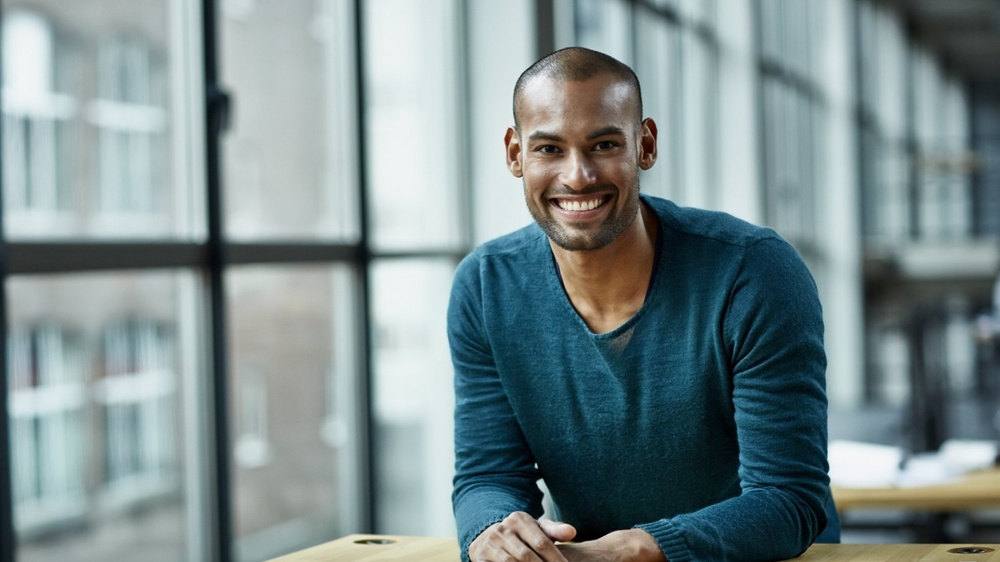
#> input picture python-opencv version/original-image.jpg, 1000 x 562 px, shrunk from 1920 x 1080 before the run
$ python main.py
#> lines starting #> are read from the running program, lines starting #| are printed output that depends on the picture; after the words box and inside, x2 and y2 are one past the last pixel; in counts of white or black regions, pixels touching at a corner belong together
import cv2
import numpy as np

# Parameters
BLUR = 21

# Lower threshold
CANNY_THRESH_1 = 10

# Upper threshold
CANNY_THRESH_2 = 100

# Dilation adds pixels to the boundaries of objects in image
MASK_DILATE_ITER = 1

# Erosion removes pixels on the boundaries of objects in image
MASK_ERODE_ITER = 3

# Read image
img = cv2.imread('original-image.jpg')
#> img is the input picture: shape (562, 1000, 3); mean B, G, R 142.5, 140.9, 124
gray = cv2.cvtColor(img, cv2.COLOR_BGR2GRAY)
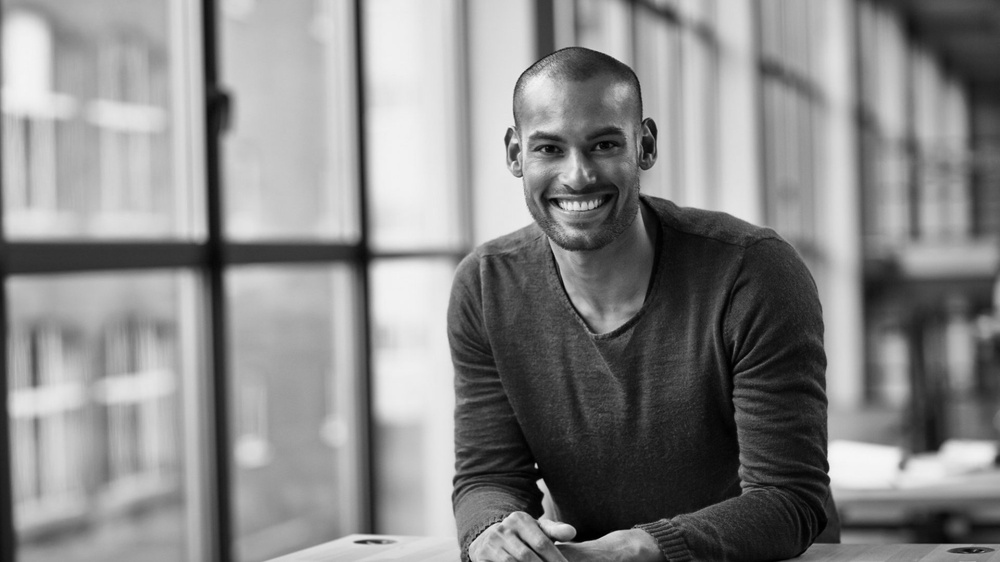
#> gray: shape (562, 1000); min 0, max 247, mean 136

# Edge detection
edges = cv2.Canny(gray, CANNY_THRESH_1, CANNY_THRESH_2)
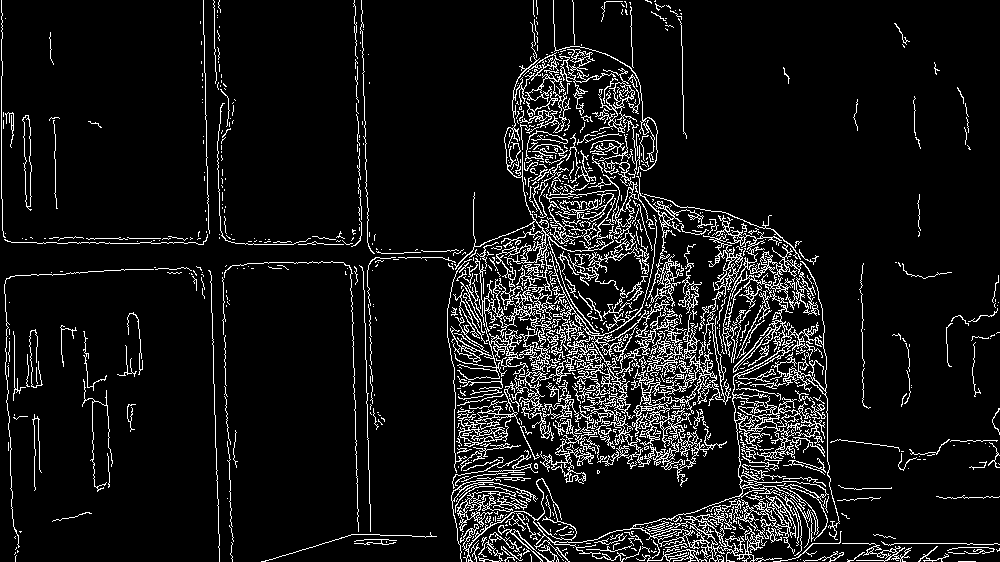
#> edges: shape (562, 1000); 8.7% white in thin lines or dots
edges = cv2.dilate(edges, None)
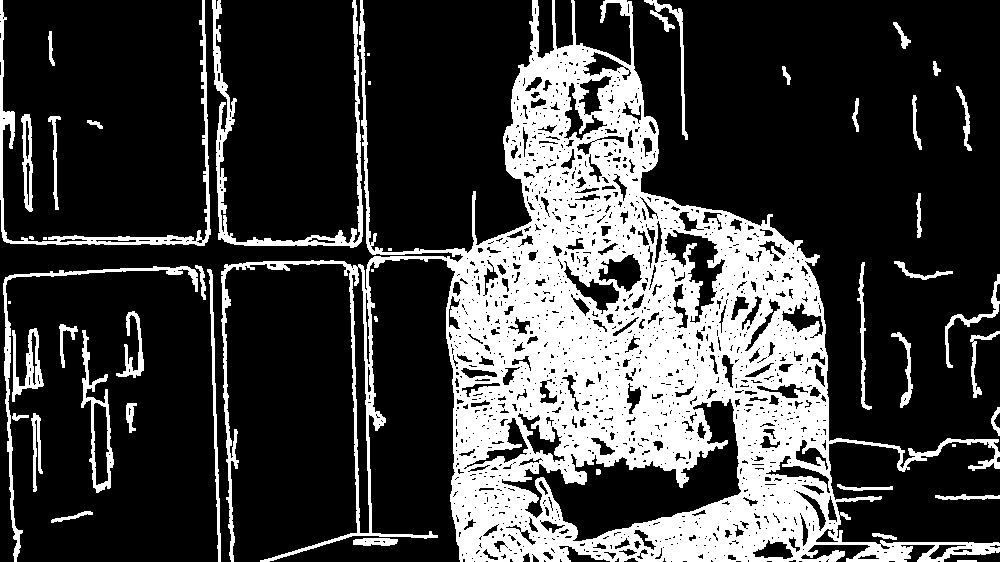
#> edges: shape (562, 1000); 25.4% white; 47 white regions (8 under 20 px), largest, box (x1, y1, x2, y2) and area: (221, 0, 1000, 562) 122554, (212, 0, 363, 248) 3691, (0, 0, 211, 246) 3258
edges = cv2.erode(edges, None)
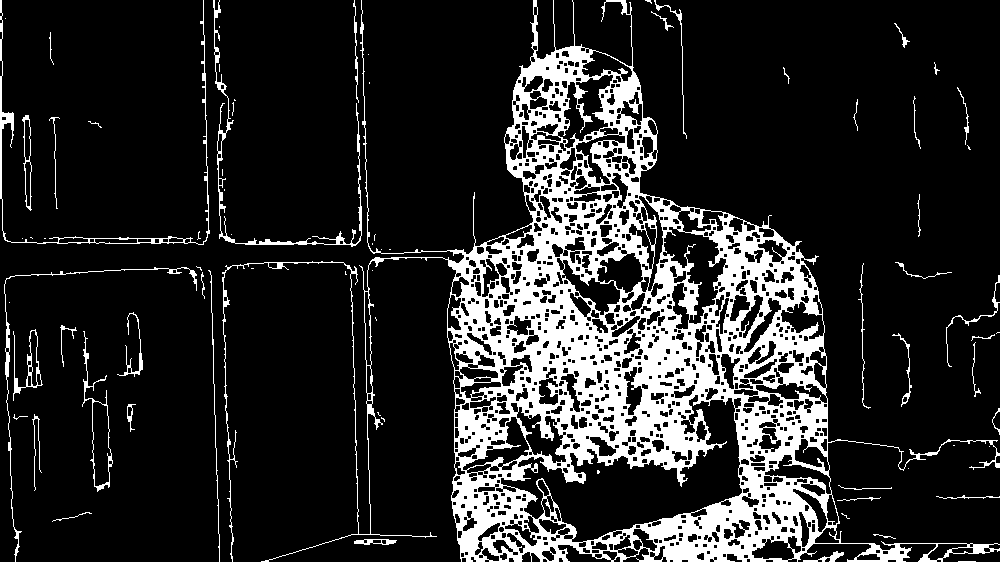
#> edges: shape (562, 1000); 16.3% white; 76 white regions (36 under 20 px)

# Find contours in edges, sort by area
contour_info = []
contours, _ = cv2.findContours(edges, cv2.RETR_LIST, cv2.CHAIN_APPROX_NONE)
#> contours = 1200 contours, 472 with area under 20; largest, box (x1, y1, x2, y2) and area: (222, 0, 1000, 562) 147966, (500, 394, 743, 543) 14006, (662, 226, 727, 325) 2812, (557, 74, 614, 149) 2008, (82, 331, 113, 492) 1439
for c in contours:
    contour_info.append((
        c,
        cv2.isContourConvex(c),
        cv2.contourArea(c),
    ))
#> after the loop, contour_info = 1200 items
contour_info = sorted(contour_info, key=lambda c: c[2], reverse=True)
max_contour = contour_info[0]
#> max_contour = 3 items, first 3: contour of 7204 points, box (x1, y1, x2, y2) (222, 0, 1000, 562), area 147966, False, 147966

# Generate an empty mask and draw a solid polygon on it that matches the shape of the largest contour
# Mask is black, polygon is white
mask = np.zeros(edges.shape)
cv2.fillConvexPoly(mask, max_contour[0], 255)
#> mask: shape (562, 1000) float64; 26.9% white; 1 white region, box (x1, y1, x2, y2) and area: (222, 0, 1000, 562) 151080

# Smooth mask, then blur it
mask = cv2.dilate(mask, None, iterations=MASK_DILATE_ITER)
#> mask: shape (562, 1000) float64; 28.4% white; 1 white region, box (x1, y1, x2, y2) and area: (221, 0, 1000, 562) 159647
mask = cv2.erode(mask, None, iterations=MASK_ERODE_ITER)
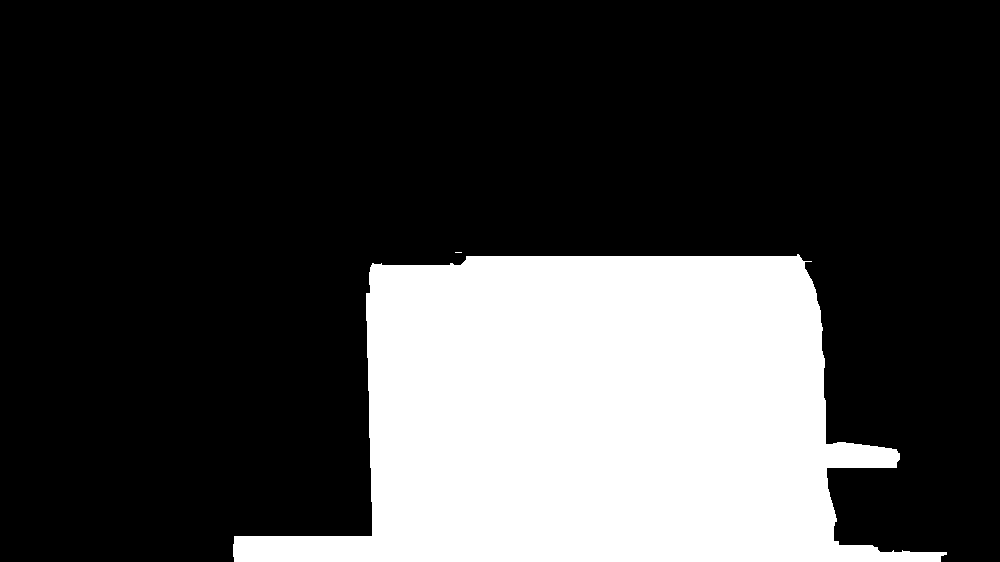
#> mask: shape (562, 1000) float64; 25.8% white; 2 white regions (1 under 20 px), largest, box (x1, y1, x2, y2) and area: (233, 254, 947, 562) 145163
mask = cv2.GaussianBlur(mask, (BLUR, BLUR), 0)
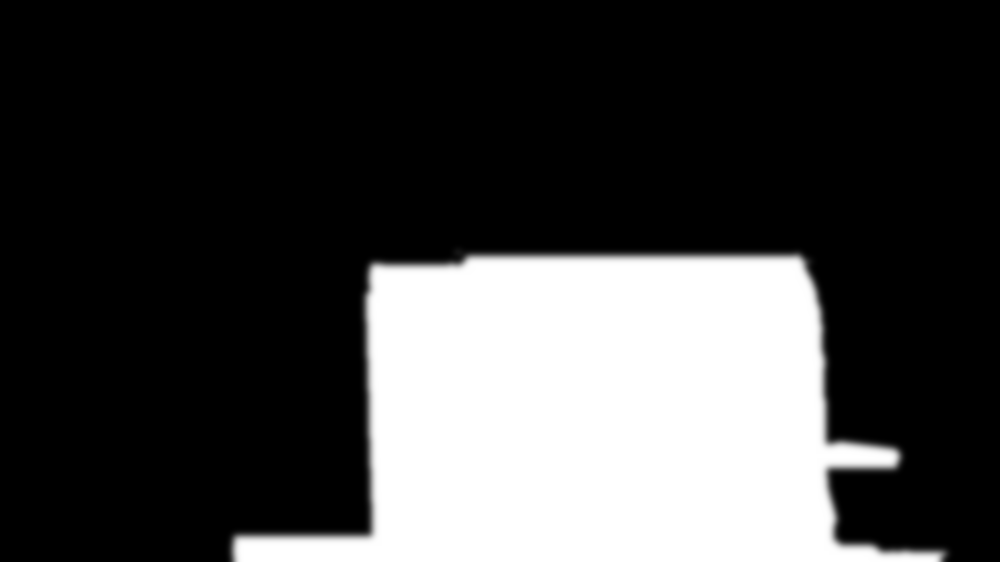
#> mask: shape (562, 1000) float64; min 0, max 255, mean 65.9; drawn with min black and max white

# Create 3-channel alpha mask
mask_stack = np.dstack([mask] * 3)

# Blend masked img into MASK_COLOR background
mask_stack = mask_stack.astype('float32') / 255.0
img = img.astype('float32') / 255.0
masked = (mask_stack * img) + (1 - mask_stack)
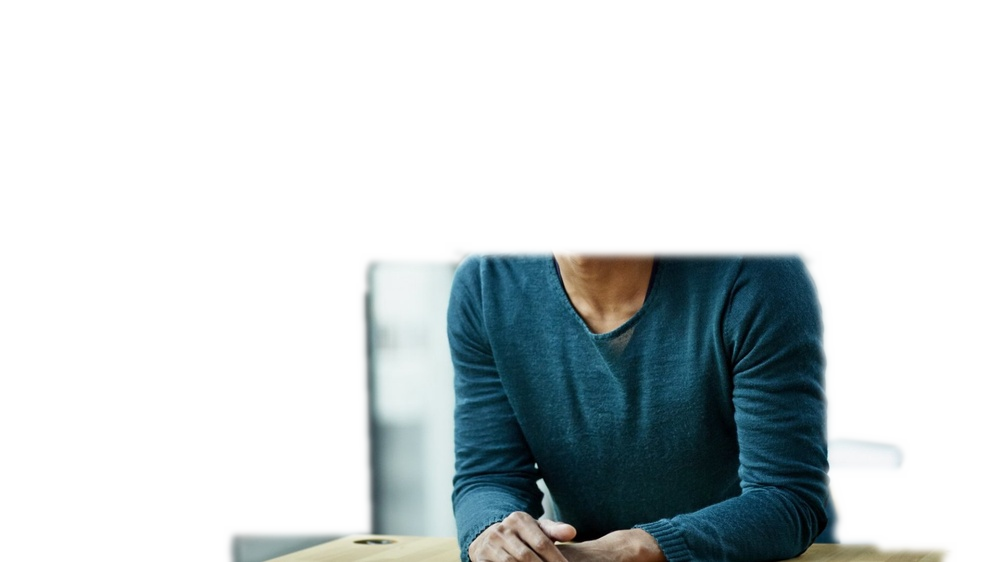
#> masked: shape (562, 1000, 3) float32; mean of channels 0, 1, 2 0.844, 0.837, 0.81; drawn as B, G, R
masked = (masked * 255).astype('uint8')

# Display output image
cv2.imshow('img', masked)
cv2.waitKey()
cv2.imwrite("output.png", masked)
